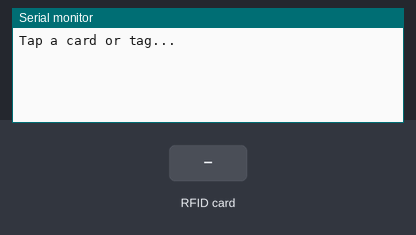
The sketch below on a simulated ESP32. On the bench: the last lines printed to the serial monitor. The inputs (shaded band) are chosen by the test bench.

Above: at 1.2 s.
1.3 s: RFID card DE AD BE EF held to the reader
At 2.0 s:
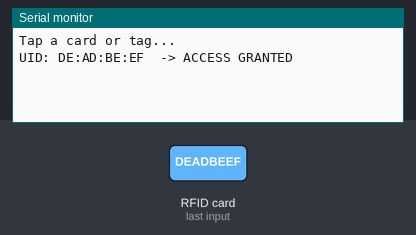
2.8 s: RFID card 5E 7A 19 C4 held to the reader
At 3.3 s:
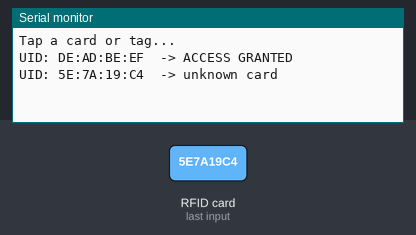

The sketch:

example.ino
```cpp
// Uses ESP32 I2C to read a card UID with the Adafruit PN532 library, compares it to a whitelist UID, and prints an access-granted or unknown message.
//
// Buy this module: https://shillehtek.com/products/pn532-nfc-rfid-reader-writer-module-v3
// Full manual: https://shillehtek.com/blogs/shillehtek-product-manuals/pn532-nfc-rfid-reader-writer-module-v3-manual
// More examples: https://github.com/shillehbean/shillehtek-examples
//

// PN532 NFC Module V3 - ESP32 Example (I2C mode)
// SDA->GPIO 21, SCL->GPIO 22, VCC->3V3 | S1=ON, S2=OFF
// Library: "Adafruit PN532"

#include <Wire.h>
#include <Adafruit_PN532.h>

Adafruit_PN532 nfc(-1, -1, &Wire);

// Example whitelist: replace with your own card UID
const uint8_t DOOR_CARD[4] = {0xDE, 0xAD, 0xBE, 0xEF};

void setup() {
  Serial.begin(115200);
  Wire.begin(21, 22);
  nfc.begin();

  if (!nfc.getFirmwareVersion()) {
    Serial.println("PN532 not found - check S1/S2 switches");
    while (1) delay(10);
  }
  nfc.SAMConfig();
  Serial.println("Tap a card or tag...");
}

void loop() {
  uint8_t uid[7];
  uint8_t len;

  if (nfc.readPassiveTargetID(PN532_MIFARE_ISO14443A, uid, &len, 500)) {
    Serial.print("UID: ");
    for (uint8_t i = 0; i < len; i++) {
      Serial.printf("%02X", uid[i]);
      if (i < len - 1) Serial.print(":");
    }

    bool match = (len == 4) && !memcmp(uid, DOOR_CARD, 4);
    Serial.println(match ? "  -> ACCESS GRANTED" : "  -> unknown card");
    delay(1000);
  }
}
```

Measured:
- after the input at 1.3 s, the serial monitor: prints a new line at once (image 1)
- after the input at 2.8 s, the serial monitor: prints a new line at once (image 2)
